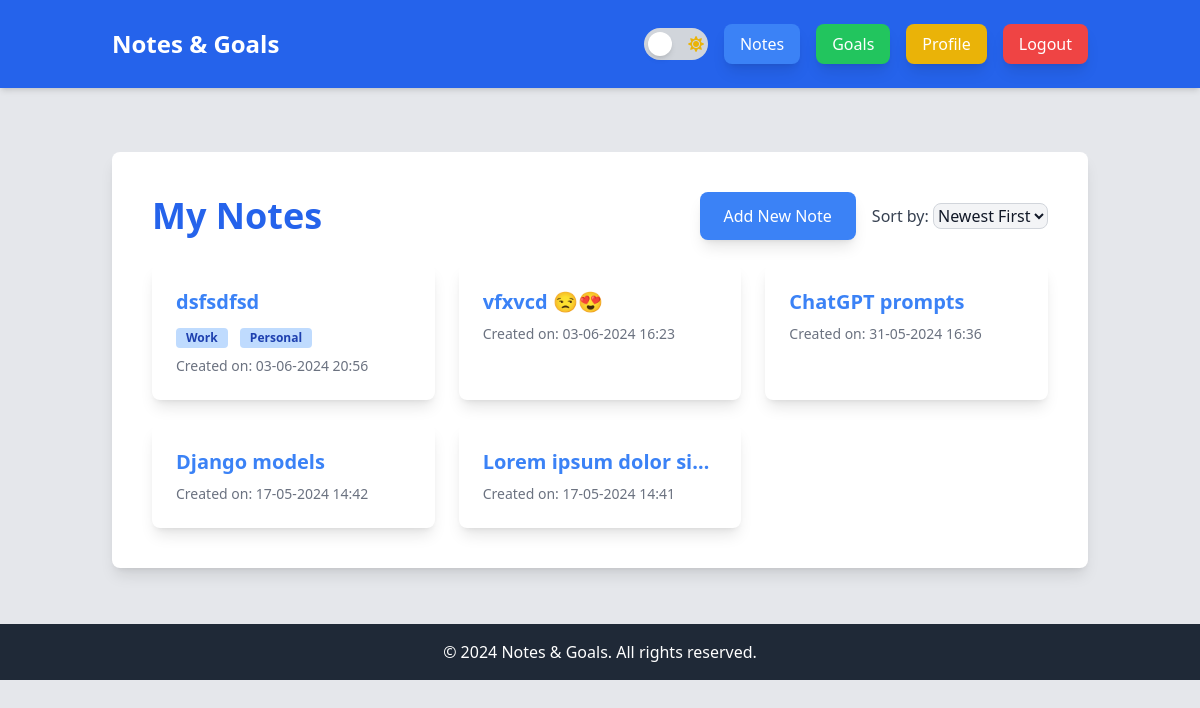
/notes/ (signed in), run on an earlier commit of the app's database.
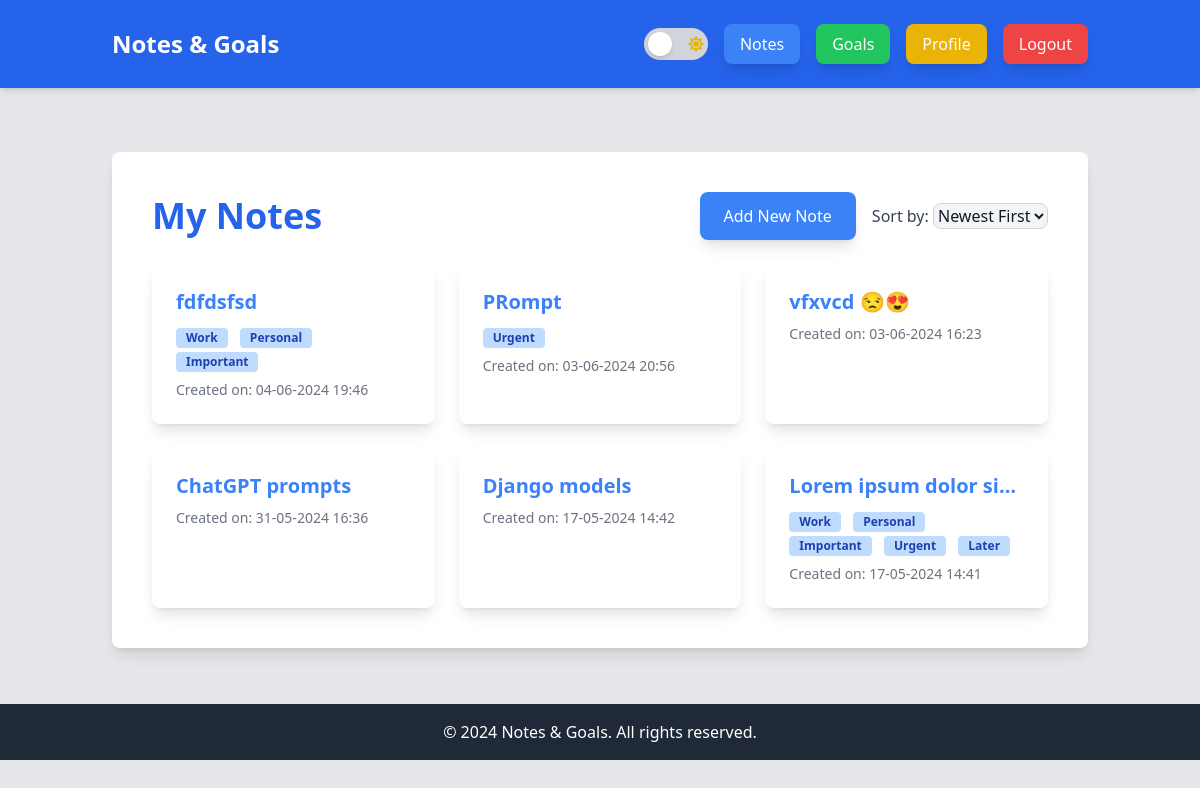
And on a later commit of the database.
### notes_app/models.py (models this page shows, shortened)
class Note(models.Model):
    user = models.ForeignKey(User, on_delete=models.CASCADE)
    title = models.CharField(max_length=100)
    description = models.CharField(max_length=100, blank=True, null=True)
    content = models.TextField()
    created_at = models.DateTimeField(auto_now_add=True)
    tags = models.ManyToManyField(Tag, blank=True)

class Tag(models.Model):
    name = models.CharField(max_length=30, unique=True)

### notes_app/views.py (the view)
# urls.py: path('notes/', views.note_list, name='note_list'),
@login_required
def note_list(request):
    sort_by = request.GET.get("sort", "created_at_desc")
    if sort_by == "created_at_asc":
        notes = Note.objects.filter(user=request.user).order_by("created_at")
    else:
        notes = Note.objects.filter(user=request.user).order_by("-created_at")
    return render(request, "notes_app/note_list.html", {"notes": notes})

### notes_app/templates/notes_app/note_list.html (shortened to what this page needs)
{% extends "base.html" %}
{% block content %}
<div class="bg-white dark:bg-gray-800 p-10 shadow-lg rounded-lg mt-10">
    <div class="flex justify-between items-center mb-6">
        <h1 class="text-4xl font-bold text-blue-600 dark:text-blue-400">My Notes</h1>
        <div class="flex items-center space-x-4">
            <a href="{% url 'note_create' %}" class="bg-blue-500 text-white px-6 py-3 rounded-lg shadow-lg hover:bg-blue-700 inline-block">Add New Note</a>
            <div>
                <label for="sort" class="text-gray-700 dark:text-gray-300">Sort by:</label>
                <select id="sort" class="bg-gray-100 dark:bg-gray-700 border border-gray-300 dark:border-gray-600 rounded-lg text-gray-900 dark:text-gray-300" onchange="sortNotes()">
                    <option value="created_at_desc" {% if request.GET.sort == "created_at_desc" %}selected{% endif %}>Newest First</option>
                </select>
            </div>
        </div>
    </div>
    <div class="grid grid-cols-1 md:grid-cols-2 lg:grid-cols-3 gap-6 mt-4">
        {% for note in notes %}
            <a href="{% url 'note_detail' note.pk %}" class="card block bg-white dark:bg-gray-700 p-6 rounded-lg shadow-lg">
                <div>
                    <h3 class="text-xl font-semibold text-blue-500 dark:text-blue-400 mb-2 truncate" title="{{ note.title }}">{{ note.title }}</h3>
                    <div class="mt-2">
                        {% for tag in note.tags.all %}
                            <span class="inline-block bg-blue-200 text-blue-800 text-xs font-semibold mr-2 px-2.5 py-0.5 rounded">{{ tag.name }}</span>
                        {% endfor %}
                    </div>
                    <span class="block text-gray-500 dark:text-gray-400 text-sm mt-2">Created on: {{ note.created_at|date:"d-m-Y H:i" }}</span>
                </div>
            </a>
        {% endfor %}
    </div>
</div>
{% endblock %}

### notes_app/templates/base.html (shortened to what this page needs)
<!DOCTYPE html>
<html lang="en" class="{% if request.COOKIES.theme == 'dark' %}dark{% endif %}">
<head>
    {% load static %}
    <link href="{% static 'css/output.css' %}" rel="stylesheet">
    <link rel="stylesheet" href="https://cdnjs.cloudflare.com/ajax/libs/font-awesome/5.15.3/css/all.min.css">
    <link rel="stylesheet" href="https://cdnjs.cloudflare.com/ajax/libs/froala-editor/3.2.7/css/froala_editor.pkgd.min.css">
</head>
<body class="bg-gray-200 dark:bg-gray-900 dark:text-white">
    <header class="bg-blue-600 dark:bg-gray-800 text-white shadow-md">
        <div class="container mx-auto p-6 flex justify-between items-center">
            <a href="{% url 'home' %}" class="text-2xl font-bold">Notes & Goals</a>
            <div class="flex items-center space-x-4">
                <div id="theme-toggle" onclick="toggleTheme()" class="relative inline-flex items-center h-8 w-16 bg-gray-300 dark:bg-gray-700 rounded-full cursor-pointer">
                    <span id="toggle-circle" class="toggle-circle absolute left-1 top-1 h-6 w-6 rounded-full shadow-md transform transition-transform duration-300 ease-in-out"></span>
                    <i id="sun-icon" class="fas fa-sun toggle-icon absolute right-1 text-yellow-500"></i>
                </div>
                {% block header %}
                <nav class="flex space-x-4">
                    {% if user.is_authenticated %}
                        <a href="{% url 'note_list' %}" class="bg-blue-500 text-white px-4 py-2 rounded-lg shadow-lg hover:bg-blue-700">Notes</a>
                        <a href="{% url 'goal_list' %}" class="bg-green-500 text-white px-4 py-2 rounded-lg shadow-lg hover:bg-green-700">Goals</a>
                        <a href="{% url 'profile' %}" class="bg-yellow-500 text-white px-4 py-2 rounded-lg shadow-lg hover:bg-yellow-700">Profile</a>
                        <form method="post" action="{% url 'logout' %}" class="inline-block">
                            <button type="submit" class="bg-red-500 text-white px-4 py-2 rounded-lg shadow-lg hover:bg-red-700">Logout</button>
                        </form>
                    {% else %}
                        <a href="{% url 'login' %}" class="bg-blue-500 text-white px-4 py-2 rounded-lg shadow-lg hover:bg-blue-700">Login</a>
                        <a href="{% url 'signup' %}" class="bg-green-500 text-white px-4 py-2 rounded-lg shadow-lg hover:bg-green-700">Sign Up</a>
                    {% endif %}
                </nav>
                {% endblock %}
            </div>
        </div>
    </header>
    <main class="container mx-auto p-6">
        {% block content %}
        {% endblock %}
    </main>
    <footer class="bg-gray-800 text-white p-4 mt-8">
        <div class="container mx-auto text-center">
            <p>&copy; 2024 Notes & Goals. All rights reserved.</p>
        </div>
    </footer>
</body>
</html>

### notes_app/templates/notes_app/note_list.html (style rules this page uses)
.card { transition: transform 0.2s ease-in-out; }

### notes_app/templates/base.html (style rules this page uses)
.toggle-circle { background-color: white; z-index: 1; transition: transform 0.3s ease-in-out; }
.toggle-icon { z-index: 0; }

What changed in the data, as far as the page shows it:
added Note: title "fdfdsfsd", created_at "04-06-2024 19:46", Tag (name "Work"), Tag (name "Personal")
now on this page (row unchanged): Tag: name "Important"
changed Note: gains Tag (name "Urgent"); title "dsfsdfsd" → "PRompt"; loses Tag (name "Work"); loses Tag (name "Personal")
changed Note "Lorem ipsum dolor si…": gains Tag (name "Urgent"); gains Tag (name "Later"); gains Tag (name "Work"); gains Tag (name "Personal")
